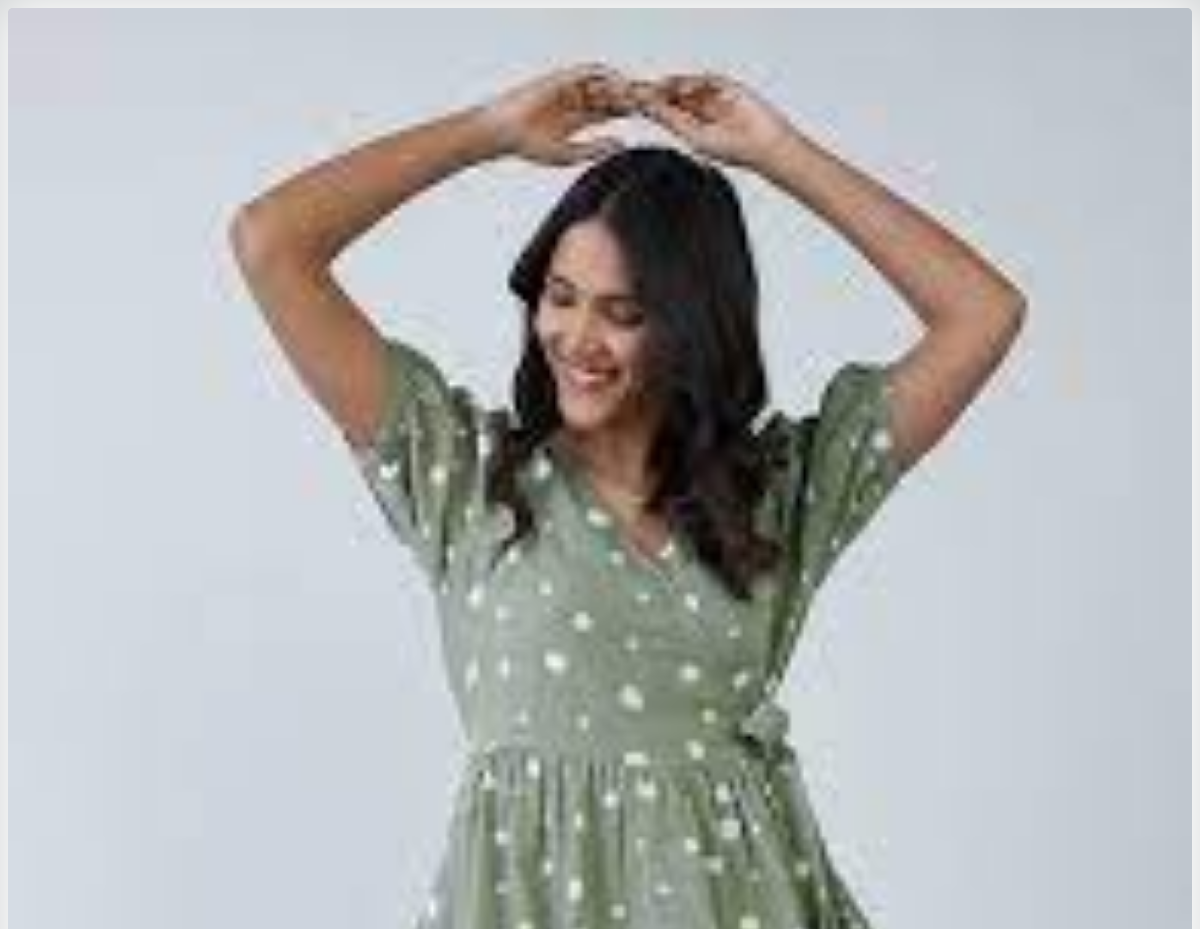
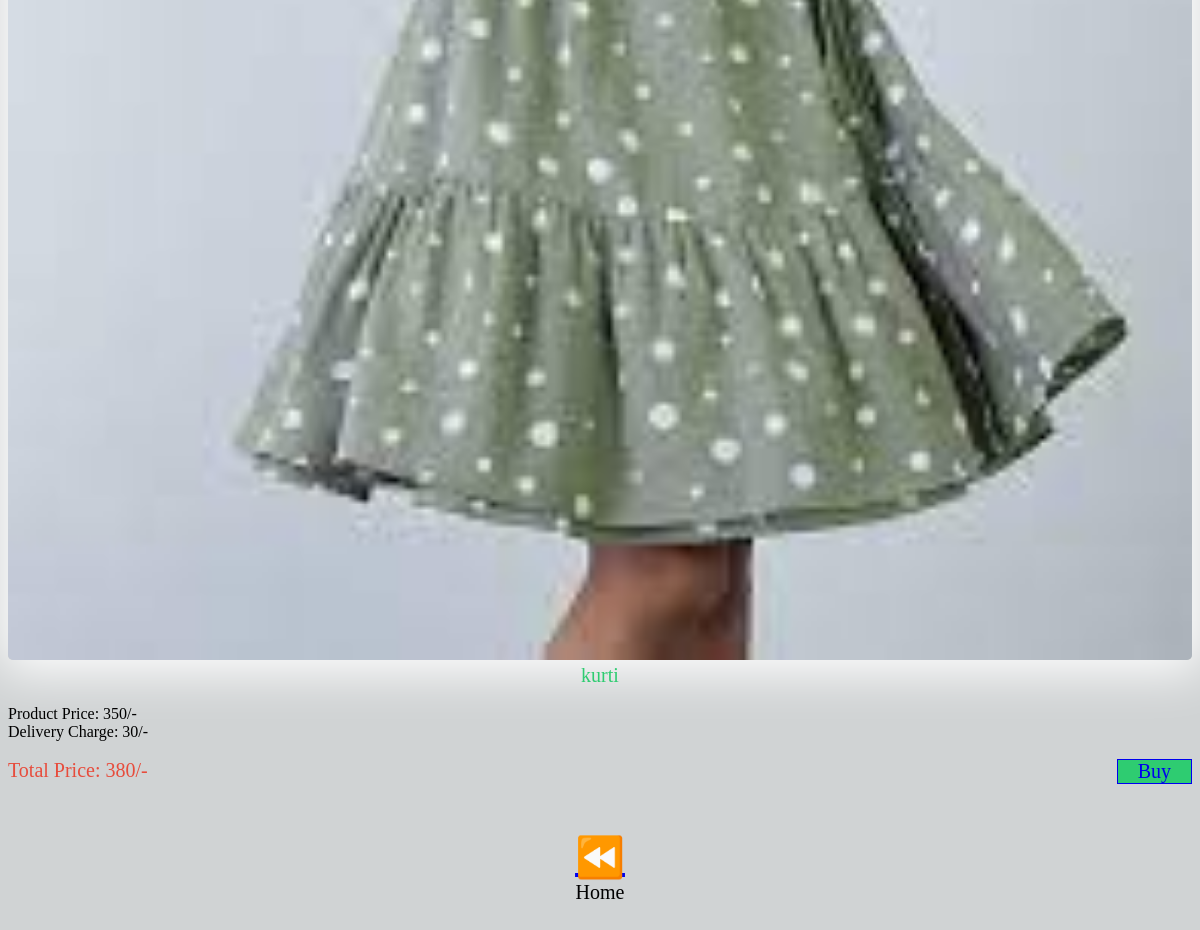
/user_login/log-shop.php?product_id=38, run on the app's committed database (2 pictures, top to bottom).
### tables this page shows
CREATE TABLE `items` (
  `id` int(100) NOT NULL,
  `product_name` varchar(100) NOT NULL,
  `product_price` varchar(30) NOT NULL,
  `product_image` varchar(100) NOT NULL
);

### user_login/log-shop.php (the view, shortened to what this page needs)
<!DOCTYPE html>
<head>
</head>
<body>
<?php
     $id=$_REQUEST['product_id'];
     $email=$_REQUEST['email'];
   include('conn2.php');
    $p_select="SELECT * From items where id='$id'";
    $query=mysqli_query($conn,$p_select);
        while($fetch=mysqli_fetch_array($query)){
            $product_image=$fetch['product_image'];
            $product_name=$fetch['product_name'];
            $product_price=$fetch['product_price'];
        }
        $u_select="SELECT * from user where email='$email'";
        $u_query=mysqli_query($conn,$u_select);
        while($search=mysqli_fetch_array($u_query)){
           	$email=$search['email'];
            $password=$search['password'];
        }
    ?>
    <?php
    $delivery_charge=30;
    $total=$product_price+$delivery_charge;
    ?>
    <div class="body-1">
        <img class="image" src="<?php echo "/admin/product_image/" .$product_image ?>">
        <div class="name">
            <?php echo $product_name ?>
        </div>
        <br/>
        <div class="price1">
            <?php echo "Product Price: " .$product_price. "/-" ?><br/>
            <?php echo "Delivery Charge: " .$delivery_charge. "/-" ?><br/>
        </div><br/>
        <div class="price">
            <?php echo "Total Price:  " .$total. "/-" ?>
            <a href="#" class="buy" onclick="openNav()"> Buy</a>
        </div>
    </div>
    <div class="back1" >
        <a class="back" href="relogin.php?email=<?php echo $email ?>&password=<?php echo $password ?>"> ⏪ </a><br/>
        Home
        <br/><br/><br/><br/><br/><br/><br/><br/><br/><br/>
    </div>
</body>
</html>

### user_login/log-shop.php (style rules this page uses)
body { background-color: #D0D3D4 ; }
.image { width: 100%; border-radius: 5px; box-shadow: 2px 2px 50px 10px white; }
.name { color: #2ECC71; text-align: center; font-size: 20px; }
.price { color: #E74C3C; display: flex; justify-content: space-between; font-size: 20px; }
.buy { text-decoration: none; border: solid 1px; padding-left: 20px; padding-right: 20px; background-color: #2ECC71; font-size: 20px; }
.back1 { margin-top: 50px; text-align: center; flex-direction: column; font-size: 20px; }
.back { font-size: 40px; margin-top: 30px; }

### data on the page
items: product_image (picture), product_name "kurti", product_price "350", product_price "380"

### other printed values
$delivery_charge "30"
